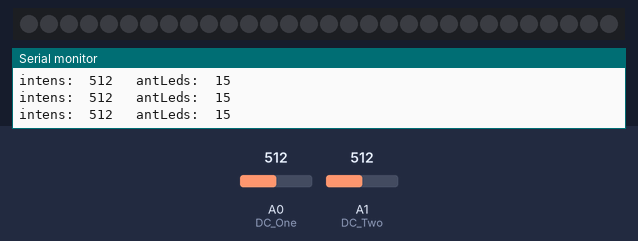
A sketch run on a simulated Arduino Uno, built with avr-gcc and run on an emulated ATmega328P. Shown: 30 RGB LEDs in strip order, left to right, the last lines printed to the serial monitor. The inputs (shaded band) are chosen by the test bench; at power-on: A1 (DC_Two) = 512, A0 (DC_One) = 512.

Above: at 1.2 s.
1.3 s: A1 (DC_Two) set to 716
At 1.8 s:
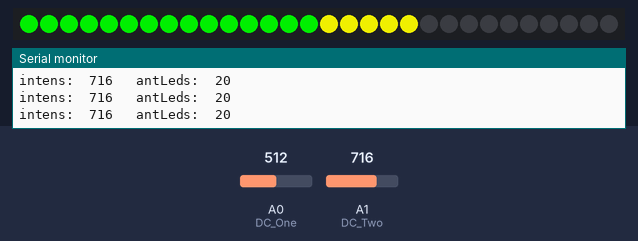
2.9 s: A1 (DC_Two) set to 511
At 3.6 s:
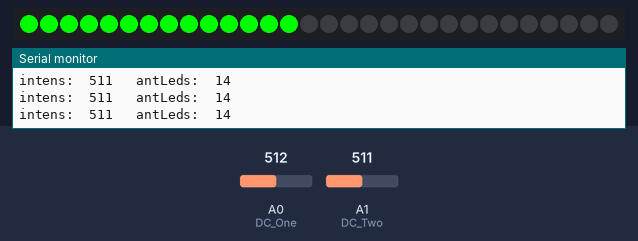
4.4 s: A1 (DC_Two) set to 1023
At 5.0 s:
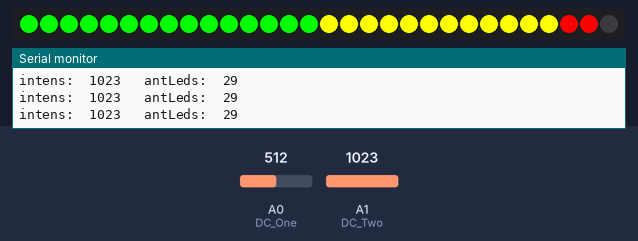
5.9 s: A1 (DC_Two) set to 900
7.5 s: A1 (DC_Two) set to 20
At 8.0 s:
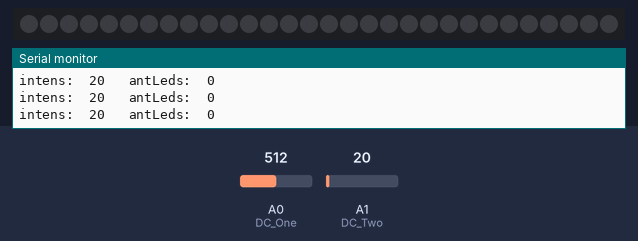
Timing chart, 0 to 10.1 s (numbered marks = the images above; inputs shaded):
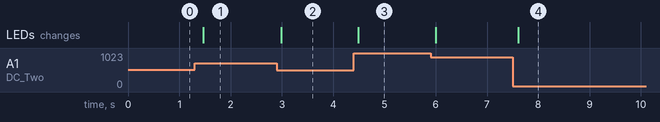

The sketch:

OneStripEQ_noLeds.ino
```cpp
/******************************************************************************
Author: Sigve Skaugvoll
Version: 1.0
Created: 03.02.16
Email: skaugvoll@gmail.com

Board: Arduino Genuino Uno
*********************************************************************************/

//NeoPixel Strip:
#include <Adafruit_NeoPixel.h>
#define PIN 6
#define NUMPIXELS 30
// Parameter 1 = number of pixels in strip
// Parameter 2 = pin number (most are valid)
// Parameter 3 = pixel type flags, add together as needed:
//   NEO_KHZ800  800 KHz bitstream (most NeoPixel products w/WS2812 LEDs)
//   NEO_GRB     Pixels are wired for GRB bitstream (most NeoPixel products)
Adafruit_NeoPixel pixels = Adafruit_NeoPixel(NUMPIXELS, PIN, NEO_GRB + NEO_KHZ800);

//Declare Spectrum Shield pin connections
#define STROBE 4
#define RESET 5
#define DC_One A0
#define DC_Two A1

//Define spectrum variables
int freq_amp;
int Frequencies_One[7];
int Frequencies_Two[7];

int i;
int color;

/********************Setup Loop*************************/
void setup() {
  Serial.begin(9600);
  pixels.begin(); //prepare the data pin for NeoPixel output.
  pixels.show(); // Initialize all pixels to 'off'


  //Set Spectrum Shield pin configurations
  pinMode(STROBE, OUTPUT);
  pinMode(RESET, OUTPUT);
  pinMode(DC_One, INPUT);
  pinMode(DC_Two, INPUT);
  digitalWrite(STROBE, HIGH);
  digitalWrite(RESET, HIGH);

  //Initialize Spectrum Analyzers
  digitalWrite(STROBE, LOW);
  delay(1);
  digitalWrite(RESET, HIGH);
  delay(1);
  digitalWrite(STROBE, HIGH);
  delay(1);
  digitalWrite(STROBE, LOW);
  delay(1);
  digitalWrite(RESET, LOW);

}


/**************************Main Function Loop*****************************/
void loop() {
  Read_Frequencies();
  eq();
//  Puls_LEDS(); // ikke ferdig implementert. fungerer halveis.. men noe mystisk shit

  delay(50);

}


/*******************Pull frequencies from Spectrum Shield********************/
void Read_Frequencies(){
  //Read frequencies for each band
  for (freq_amp = 0; freq_amp<7; freq_amp++)
  {
    Frequencies_One[freq_amp] = analogRead(DC_One);
    Frequencies_Two[freq_amp] = analogRead(DC_Two);

    digitalWrite(STROBE, HIGH);
    digitalWrite(STROBE, LOW);
  }
}


void eq(){
   int intens = Frequencies_Two[4];
   Serial.print("intens:\t");
   Serial.print(intens);
   Serial.print("\t antLeds:\t");
   int antLeds = map(intens, 0, 1024, 0, 30);
   Serial.println(antLeds);
   for(i = 0; i < NUMPIXELS; i++){
    if(i < antLeds && i <15){
      pixels.setPixelColor(i, getColor(3));
      pixels.show();
    }
    else if(i < antLeds && i >=15 && i<=26){
      pixels.setPixelColor(i, getColor(2));
      pixels.show();
    }
    else if(i < antLeds && i >=27 && i < 30){
      pixels.setPixelColor(i, getColor(1));
      pixels.show();
    }
    else{
      pixels.setPixelColor(i,0);
      pixels.show();
    }
   }
   setIntensitivity(intens);
   pixels.show();
}


void Puls_LEDS(){
  int intensBASS = Frequencies_One[0];
  int intensMID = Frequencies_One[4];
  int intensTREBLE = Frequencies_Two[7];
  intensBASS = map(intensBASS, 0, 1023, 0, 255);
  intensMID = map(intensMID, 0, 1023, 0, 255);
  intensTREBLE = map(intensTREBLE, 0, 1023, 0, 255);

  for(i = 0; i<=9; i++) {    //Sets the color for the 10 first leds, to bass color (red)  //lengst unna kontakt mot arduino.
    pixels.setPixelColor(i, getColor(10));
    setIntensitivity(intensBASS);

  }

  for(i = 10; i<=19; i++) {    //Sets the color for the 10 middle leds, to mid color (blue)
    pixels.setPixelColor(i, getColor(20));
    setIntensitivity(intensMID);

  }

  for(i = 20; i<30; i++) {    //Sets the color for the 10 last leds, to treable color (green)
    pixels.setPixelColor(i, getColor(30));
    setIntensitivity(intensTREBLE);
  }
   setIntensitivity(intensBASS);
   pixels.show();

}

uint32_t magenta = pixels.Color(255, 0, 255);

uint32_t red = pixels.Color(255,0,0);
uint32_t green = pixels.Color(0, 255, 0);
uint32_t blue = pixels.Color(0, 0, 255);
uint32_t yellow = pixels.Color(255, 255, 0);
uint32_t bossanova = pixels.Color(68, 50, 102);


void setIntensitivity(int intens){
  if(intens < 20){
    pixels.setBrightness(0);
  }
  else{
    pixels.setBrightness(intens);
  }
  //pixels.show();
}

uint32_t getColor(int indexColor){

  if(indexColor == 1){
    return red;
  }
  else if(indexColor == 2){
    return yellow;
  }
  else if(indexColor == 3){
    return green;
  }
  else {
    return magenta;
  }
}
```

Measured:
- after the input at 1.3 s, the LEDs: change after 0.17 s (image 1)
- after the input at 2.9 s, the LEDs: change after 0.09 s (image 2)
- after the input at 4.4 s, the LEDs: change after 0.09 s (image 3)
- after the input at 7.5 s, the LEDs: change after 0.11 s (image 4)
